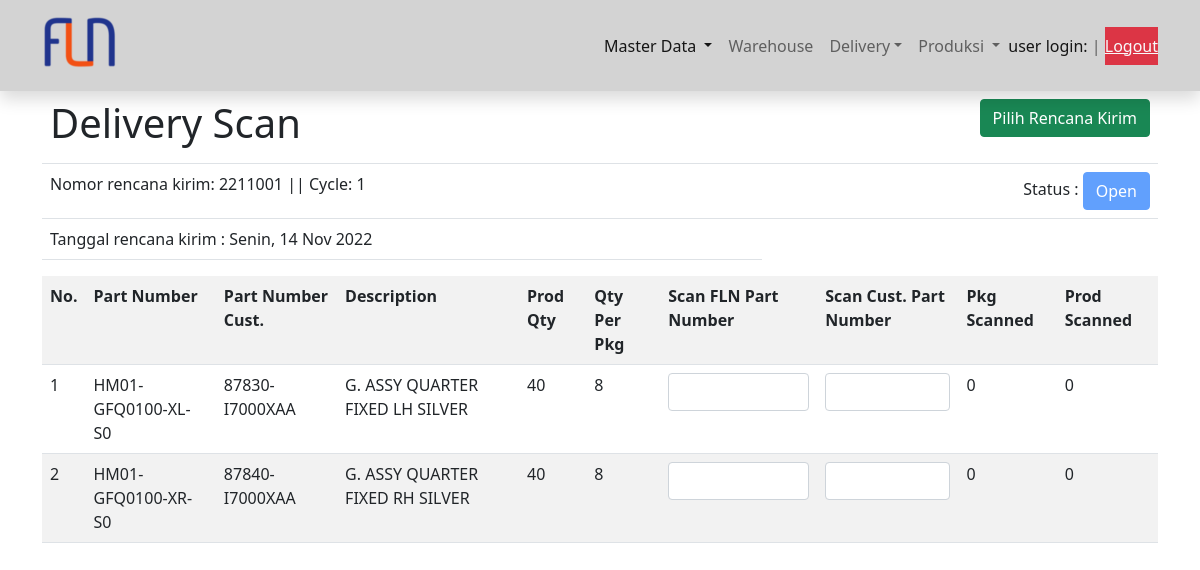
Screenshot of /delivery/1 with the database file from the repository.
### scanner/models.py (models this page shows, shortened)
class RencanaKirim(models.Model):
    nomor_sj = models.CharField(max_length=7, unique=True)
    tanggal = models.DateField()
    jam = models.TimeField(null=True, blank=True)
    cycle = models.IntegerField(validators=[MaxValueValidator(20),MinValueValidator(1)])
    class Status(models.TextChoices):
        OPEN = 'Open',_('Open')
        SCANNED = 'Scanned',_('Scanned')
    status = models.CharField(max_length=7, choices=Status.choices, default=Status.OPEN)

class RencanaKirimDetail(models.Model):
    no_line = models.CharField(max_length=2)
    rencana_kirim = models.ForeignKey(RencanaKirim, on_delete=models.CASCADE, related_name='rencanakirimdetails')
    barang= models.ForeignKey(Barang, on_delete=models.CASCADE, related_name='barangs')
    qty = models.CharField(max_length=2)

class Barang(models.Model):
    part_number = models.CharField(max_length=18)
    description = models.CharField(max_length=32)
    part_number_customer =  models.CharField(max_length=18)
    barcode = models.TextField()
    color_code = models.CharField(max_length=3, blank=True, null=True)
    position_code = models.CharField(max_length=6, blank=True, null=True)
    qty_per_box = models.IntegerField(null=True)

### scanner/views.py (the view)
# urls.py: path('delivery/<int:pk>', views.Delivery.as_view(), name='delivery'),
class Delivery(UpdateView):
    model = RencanaKirim
    template_name = 'delivery.html'
    fields = ['nomor_sj', 'status']
    def get_context_data(self, **kwargs):
        detail = super(Delivery, self).get_context_data(**kwargs)
        detail['barang'] = RencanaKirimDetail.objects.all()
        return detail

### templates/delivery.html (shortened to what this page needs)
{% extends 'base.html' %}
{% load static %}
{% block content %}
<div class="container">
  <table class="table">
    <tr>
      <td><h1>Delivery Scan</h1></td>
      <td class="text-end"><a href="{% url 'view_rencana_kirim' %}" class="btn btn-success">Pilih Rencana Kirim</a></td>
    </tr>
    <tr>
      <td>Nomor rencana kirim: {{ object.nomor_sj }} || Cycle: {{ object.cycle }}</td>
      <td class="text-end"> Status : <button id="status" type="button" value="{{ object.status }}" class="btn btn-primary" disabled>{{ object.status }}</button></td>
    </tr>
    <tr>
      <td>Tanggal rencana kirim : {{ object.tanggal|date:"l, d M Y" }}</td>
    </tr>
  </table>
  <div>
    <form>
      <table class="table table-striped">
        <tr>
          <th>No.</th>
          <th>Part Number</th>
          <th>Part Number Cust.</th>
          <th>Description</th>
          <th>Prod Qty</th>
          <th>Qty Per Pkg</th>
          <th>Scan FLN Part Number</th>
          <th>Scan Cust. Part Number</th>
          <th>Pkg Scanned</th>
          <th>Prod Scanned</th>
        </tr>
        {% for detail in object.rencanakirimdetails.all  %}
        <tr>
          <td class="">{{ detail.no_line }}</td>
          <td id="part_number{{ detail.no_line }}" class="">{{ detail.barang.part_number }}</td>
          <td id="part_number_customer{{ detail.no_line }}" class="">{{ detail.barang.part_number_customer }}</td>
          <td class="">{{ detail.barang.description }}</td>
          <td id="qty_box{{ detail.no_line }}" class="">{{ detail.qty }}</td>
          <td id="qty_per_box{{ detail.no_line }}" class="">{{ detail.barang.qty_per_box }}</td>
          <td class=""><input id='scan{{ detail.no_line }}' type="text" value="" autofocus maxlength="18" size="18" oninput="cekPartNumber()" class="form-control" ></td>
          <td class=""><input id='scanb{{ detail.no_line }}' type="text" value="" autofocus maxlength="33" size="14" oninput="cekPartNumberB()" class="form-control" ></td>
          <td id="qty_scanned{{ detail.no_line }}">0</td>
          <td id="qty_prod{{ detail.no_line }}">0</td>
        </tr>
        {% endfor %}
      </table>
    </form>
  </div>
</div>
{% endblock content %}

### rows the page displays
RencanaKirim: nomor_sj "2211001", cycle "1", status "Open", tanggal "Senin, 14 Nov 2022"
RencanaKirimDetail: no_line "1", barang.part_number "HM01-GFQ0100-XL-S0", barang.part_number_customer "87830-I7000XAA", barang.description "G. ASSY QUARTER FIXED LH SILVER", qty "40", barang.qty_per_box "8"
RencanaKirimDetail: no_line "2", barang.part_number "HM01-GFQ0100-XR-S0", barang.part_number_customer "87840-I7000XAA", barang.description "G. ASSY QUARTER FIXED RH SILVER", qty "40", barang.qty_per_box "8"
